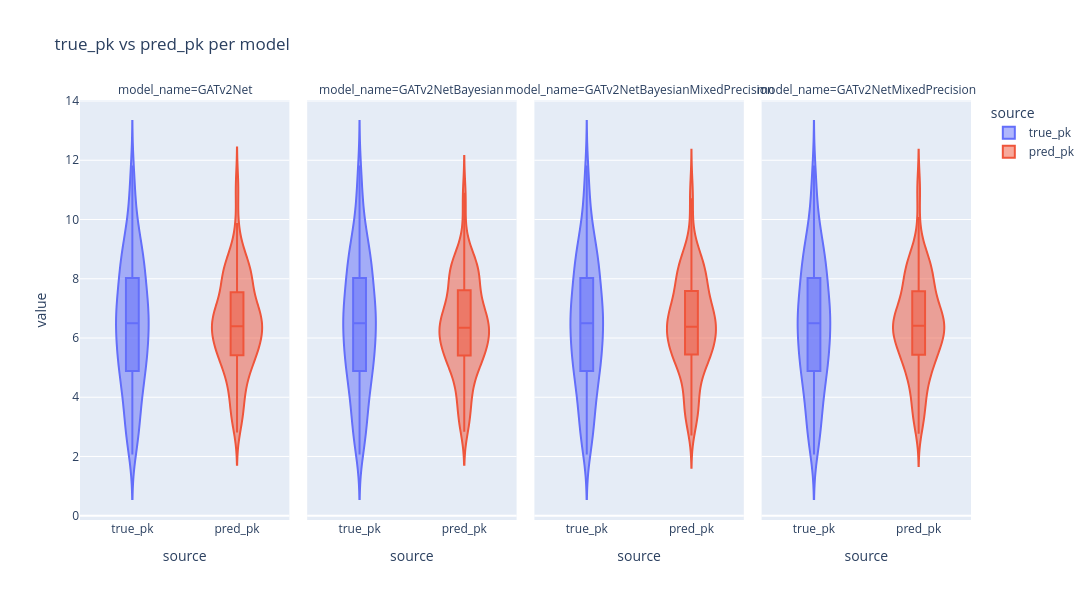

The cell this chart's notebook holds for it:
### Code cell
value_cols = [TRUTH_COL, PRED_COL]

long = (
    df.select(["model_name"] + value_cols)
      .drop_nulls()
      .unpivot(
          on=value_cols,
          index="model_name",
          variable_name="source",
          value_name="value",
      )
      .with_columns(
          pl.when(pl.col("source") == TRUTH_COL)
            .then(pl.lit("true_pk"))
            .otherwise(pl.lit("pred_pk"))
            .alias("source")
      )
)

fig = px.violin(
    long.to_dict(as_series=False),
    x="source",
    y="value",
    color="source",
    facet_col="model_name",
    box=True,
    points=False,
    title="true_pk vs pred_pk per model",
)

fig.update_layout(width=1200, height=600)
fig.show()

### Figure 1 — Plotly figure (JSON) as saved in the notebook; plotly's stock layout.template omitted (floating-point values rounded to 4 significant figures; data arrays with more than 128 entries replaced by an {"elided": "..."} marker saying what was removed)
{"data": [{"alignmentgroup": "True", "box": {"visible": true}, "hovertemplate": "source=%{x}<br>model_name=GATv2Net<br>value=%{y}<extra></extra>", "legendgroup": "true_pk", "marker": {"color": "#636efa"}, "name": "true_pk", "offsetgroup": "true_pk", "orientation": "v", "points": false, "scalegroup": "True", "showlegend": true, "type": "violin", "x": {"elided": "277 str values"}, "x0": " ", "xaxis": "x", "y": {"elided": "277 float values"}, "y0": " ", "yaxis": "y"}, {"alignmentgroup": "True", "box": {"visible": true}, "hovertemplate": "source=%{x}<br>model_name=GATv2NetBayesian<br>value=%{y}<extra></extra>", "legendgroup": "true_pk", "marker": {"color": "#636efa"}, "name": "true_pk", "offsetgroup": "true_pk", "orientation": "v", "points": false, "scalegroup": "True", "showlegend": false, "type": "violin", "x": {"elided": "277 str values"}, "x0": " ", "xaxis": "x2", "y": {"elided": "277 float values"}, "y0": " ", "yaxis": "y2"}, {"alignmentgroup": "True", "box": {"visible": true}, "hovertemplate": "source=%{x}<br>model_name=GATv2NetBayesianMixedPrecision<br>value=%{y}<extra></extra>", "legendgroup": "true_pk", "marker": {"color": "#636efa"}, "name": "true_pk", "offsetgroup": "true_pk", "orientation": "v", "points": false, "scalegroup": "True", "showlegend": false, "type": "violin", "x": {"elided": "277 str values"}, "x0": " ", "xaxis": "x3", "y": {"elided": "277 float values"}, "y0": " ", "yaxis": "y3"}, {"alignmentgroup": "True", "box": {"visible": true}, "hovertemplate": "source=%{x}<br>model_name=GATv2NetMixedPrecision<br>value=%{y}<extra></extra>", "legendgroup": "true_pk", "marker": {"color": "#636efa"}, "name": "true_pk", "offsetgroup": "true_pk", "orientation": "v", "points": false, "scalegroup": "True", "showlegend": false, "type": "violin", "x": {"elided": "277 str values"}, "x0": " ", "xaxis": "x4", "y": {"elided": "277 float values"}, "y0": " ", "yaxis": "y4"}, {"alignmentgroup": "True", "box": {"visible": true}, "hovertemplate": "source=%{x}<br>model_name=GATv2Net<br>value=%{y}<extra></extra>", "legendgroup": "pred_pk", "marker": {"color": "#EF553B"}, "name": "pred_pk", "offsetgroup": "pred_pk", "orientation": "v", "points": false, "scalegroup": "True", "showlegend": true, "type": "violin", "x": {"elided": "277 str values"}, "x0": " ", "xaxis": "x", "y": {"elided": "277 float values"}, "y0": " ", "yaxis": "y"}, {"alignmentgroup": "True", "box": {"visible": true}, "hovertemplate": "source=%{x}<br>model_name=GATv2NetBayesian<br>value=%{y}<extra></extra>", "legendgroup": "pred_pk", "marker": {"color": "#EF553B"}, "name": "pred_pk", "offsetgroup": "pred_pk", "orientation": "v", "points": false, "scalegroup": "True", "showlegend": false, "type": "violin", "x": {"elided": "277 str values"}, "x0": " ", "xaxis": "x2", "y": {"elided": "277 float values"}, "y0": " ", "yaxis": "y2"}, {"alignmentgroup": "True", "box": {"visible": true}, "hovertemplate": "source=%{x}<br>model_name=GATv2NetBayesianMixedPrecision<br>value=%{y}<extra></extra>", "legendgroup": "pred_pk", "marker": {"color": "#EF553B"}, "name": "pred_pk", "offsetgroup": "pred_pk", "orientation": "v", "points": false, "scalegroup": "True", "showlegend": false, "type": "violin", "x": {"elided": "277 str values"}, "x0": " ", "xaxis": "x3", "y": {"elided": "277 float values"}, "y0": " ", "yaxis": "y3"}, {"alignmentgroup": "True", "box": {"visible": true}, "hovertemplate": "source=%{x}<br>model_name=GATv2NetMixedPrecision<br>value=%{y}<extra></extra>", "legendgroup": "pred_pk", "marker": {"color": "#EF553B"}, "name": "pred_pk", "offsetgroup": "pred_pk", "orientation": "v", "points": false, "scalegroup": "True", "showlegend": false, "type": "violin", "x": {"elided": "277 str values"}, "x0": " ", "xaxis": "x4", "y": {"elided": "277 float values"}, "y0": " ", "yaxis": "y4"}], "layout": {"annotations": [{"font": {}, "showarrow": false, "text": "model_name=GATv2Net", "x": 0.1175, "xanchor": "center", "xref": "paper", "y": 1, "yanchor": "bottom", "yref": "paper"}, {"font": {}, "showarrow": false, "text": "model_name=GATv2NetBayesian", "x": 0.3725, "xanchor": "center", "xref": "paper", "y": 1, "yanchor": "bottom", "yref": "paper"}, {"font": {}, "showarrow": false, "text": "model_name=GATv2NetBayesianMixedPrecision", "x": 0.6275, "xanchor": "center", "xref": "paper", "y": 1, "yanchor": "bottom", "yref": "paper"}, {"font": {}, "showarrow": false, "text": "model_name=GATv2NetMixedPrecision", "x": 0.8825, "xanchor": "center", "xref": "paper", "y": 1, "yanchor": "bottom", "yref": "paper"}], "height": 600, "legend": {"title": {"text": "source"}, "tracegroupgap": 0}, "title": {"text": "true_pk vs pred_pk per model"}, "violinmode": "overlay", "width": 1200, "xaxis": {"anchor": "y", "categoryarray": ["true_pk", "pred_pk"], "categoryorder": "array", "domain": [0, 0.235], "title": {"text": "source"}}, "xaxis2": {"anchor": "y2", "categoryarray": ["true_pk", "pred_pk"], "categoryorder": "array", "domain": [0.255, 0.49], "matches": "x", "title": {"text": "source"}}, "xaxis3": {"anchor": "y3", "categoryarray": ["true_pk", "pred_pk"], "categoryorder": "array", "domain": [0.51, 0.745], "matches": "x", "title": {"text": "source"}}, "xaxis4": {"anchor": "y4", "categoryarray": ["true_pk", "pred_pk"], "categoryorder": "array", "domain": [0.765, 1.0], "matches": "x", "title": {"text": "source"}}, "yaxis": {"anchor": "x", "domain": [0, 1], "title": {"text": "value"}}, "yaxis2": {"anchor": "x2", "domain": [0, 1], "matches": "y", "showticklabels": false}, "yaxis3": {"anchor": "x3", "domain": [0, 1], "matches": "y", "showticklabels": false}, "yaxis4": {"anchor": "x4", "domain": [0, 1], "matches": "y", "showticklabels": false}}}
